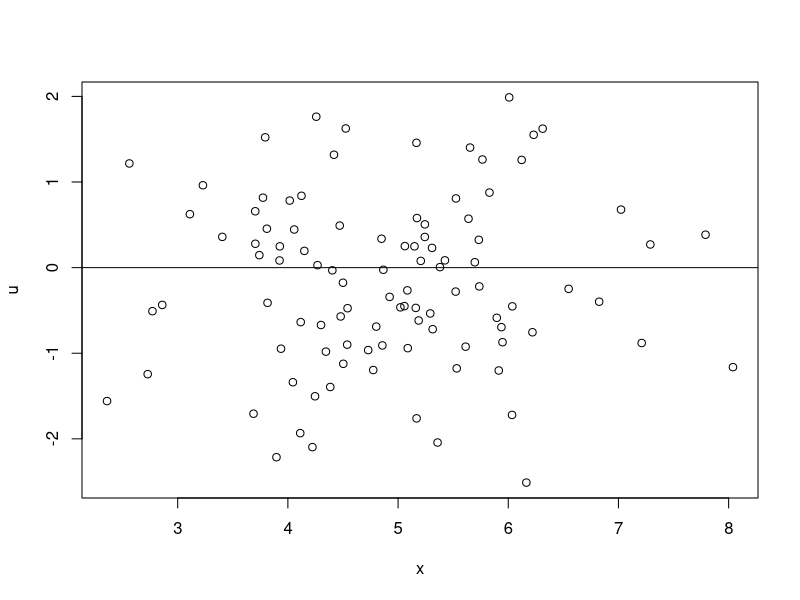
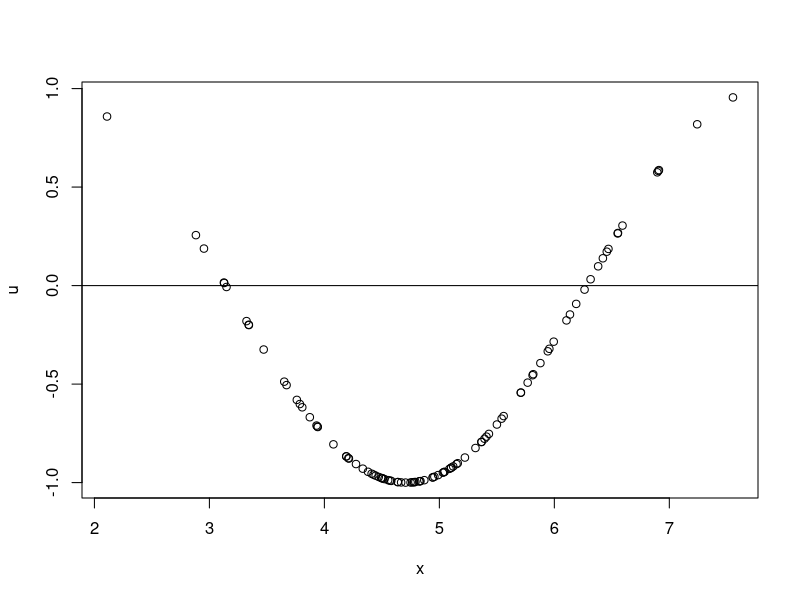
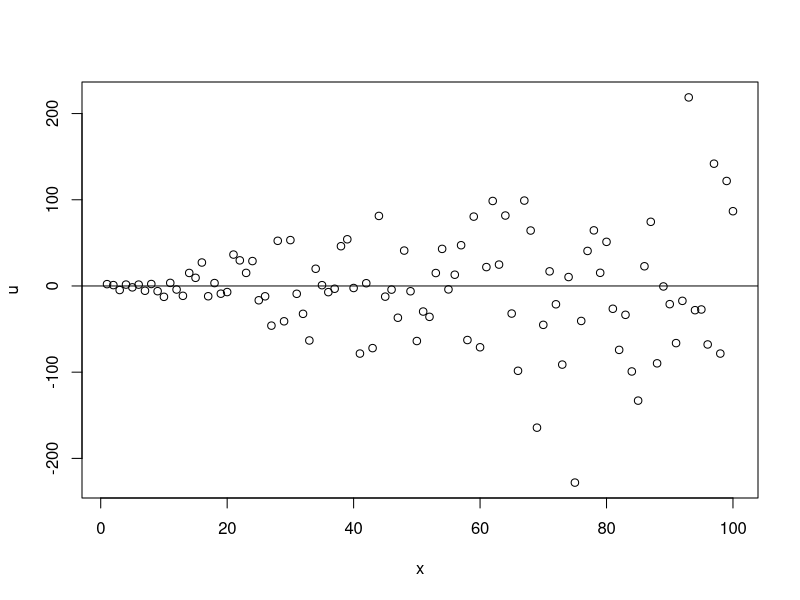

Write R code to recreate these figures, in order.
## ---- chunk 1
x<-rnorm(100,5)
u<-rnorm(100)
plot(x,u )
abline(h=0)

## ---- chunk 2
#| fig-cap: "error yang punya pola terhadap X"
#| fig-height: 7
#| fig-width: 8
x<-rnorm(100,5)
u<- sin(x)
plot(x,u)
abline(h=0)
## ---- chunk 3
#| fig-cap: "error yang heteroskedastik"
#| fig-height: 7
#| fig-width: 8
x<-1:100
u<- rnorm(100,0,x)
plot(x,u)
abline(h=0)
